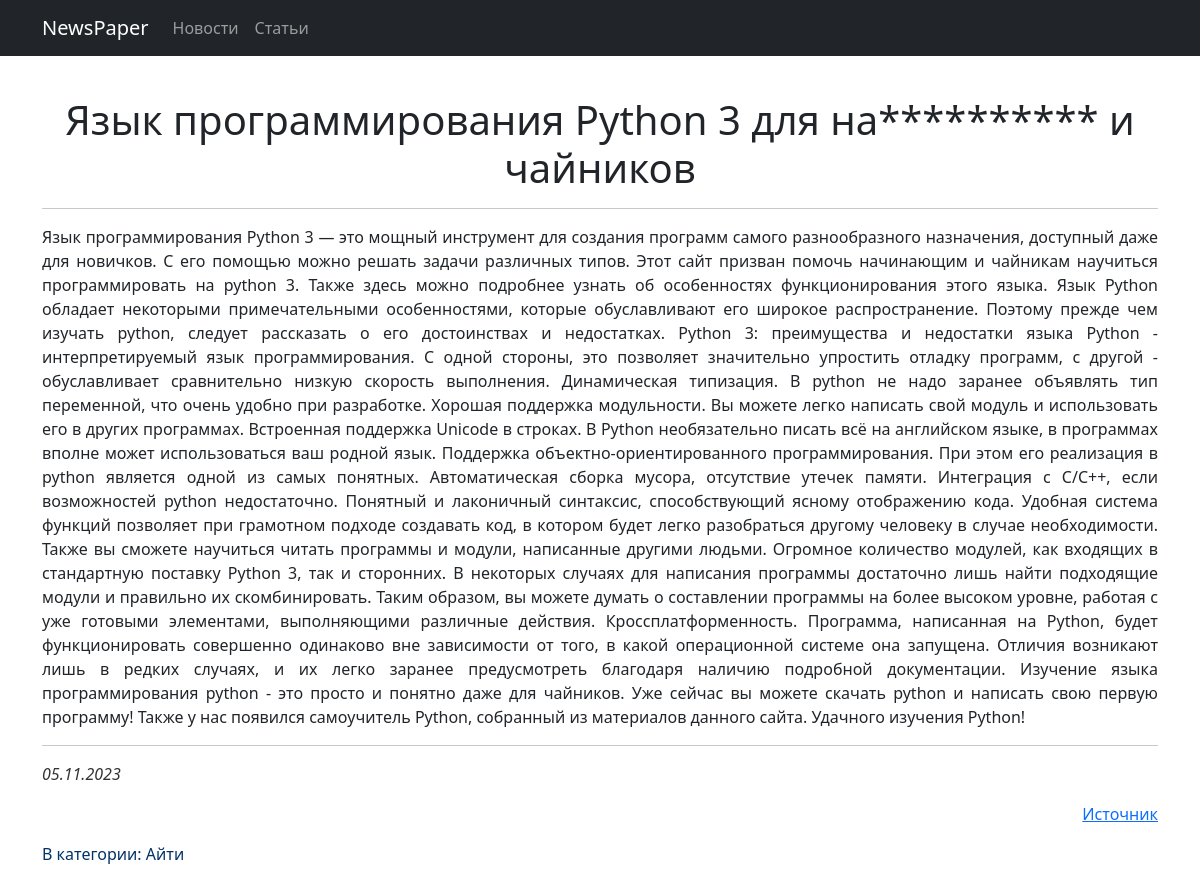
Screenshot of /news/1 with the database file from the repository.
### NewsPaper/models.py (models this page shows, shortened)
class News(models.Model):
    heading = models.CharField(max_length=100, unique=True)
    text = models.TextField(unique=True)
    category = models.ForeignKey(to='Category', on_delete=models.CASCADE, related_name='news')
    author = models.CharField(max_length=255)

class Category(models.Model):
    name = models.CharField(max_length=30, unique=True)
    def __str__(self):
        return self.name.title()

### NewsPaper/views.py (the view)
# urls.py: path('<int:id>', NewsDetail.as_view()),
class NewsDetail(DetailView):
    model = News
    template_name = 'one_news.html'
    context_object_name = 'one_news'
    pk_url_kwarg = 'id'

### NewsPaper/templatetags/custom_filters.py (called while the page is built)
@register.filter()
def b_dictionary(value):
    for word in bullshit_dictionary:
        if word.lower() in value.lower():
            value = value.replace(word[2:], '*' * len(word))
    return value

### NewsPaper/templatetags/custom_tags.py (called while the page is built)
@register.simple_tag()
def current_time(format_string='%b %d %Y'):
    return datetime.utcnow().strftime(format_string)

### templates/one_news.html (shortened to what this page needs)
{% extends 'flatpages/default.html' %}
{% load custom_filters %}
{% load custom_tags %}
{% block content %}
<p>&nbsp;</p>
<h1>{{ one_news.heading|b_dictionary }}</h1>
<hr>
<blockquote><p style="text-align: justify;">{{ one_news.text|b_dictionary }}</p></blockquote>
<hr>
<p style="text-align: left;"><span style="color: #333333;"><em>{% current_time '%d.%m.%Y' %}</em></span></p>
<blockquote>
<p style="text-align: right;"><a title="{{ one_news.author }} " href="{{ one_news.author }}" target="_blank" rel="noopener">Источник</a></p>
</blockquote>
<p style="text-align: left;"><span style="color: #003366;">В категории: {{ one_news.category }}</span></p>
{% endblock content %}

### rows the page displays
News: heading|b_dictionary "Язык программирования Python 3 для на********** и чайников", text|b_dictionary "Язык программирования Python 3 — это мощный инструмент для создания программ самого разнообразного назначения, доступный даже для новичков. С его помощью можно решать задачи различных типов. Этот сайт призван помочь начинающим и чайникам научиться программировать на python 3. Также здесь можно подробнее узнать об особенностях функционирования этого языка. Язык Python обладает некоторыми примечательными особенностями, которые обуславливают его широкое распространение. Поэтому прежде чем изучать python, следует рассказать о его достоинствах и недостатках. Python 3: преимущества и недостатки языка Python - интерпретируемый язык программирования. С одной стороны, это позволяет значительно…", category "Айти"
